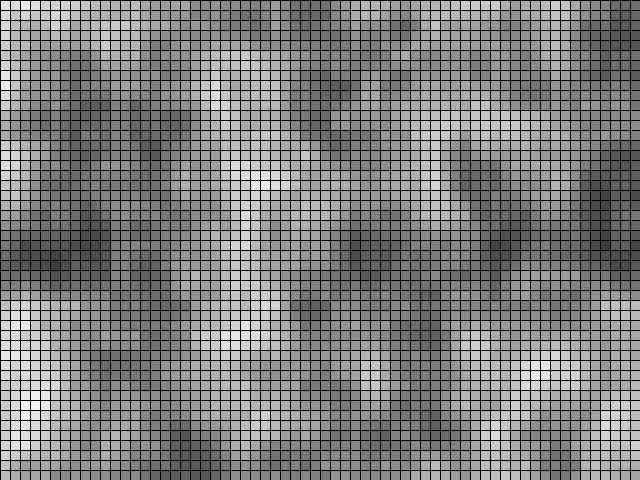
Frame 1 (no input)
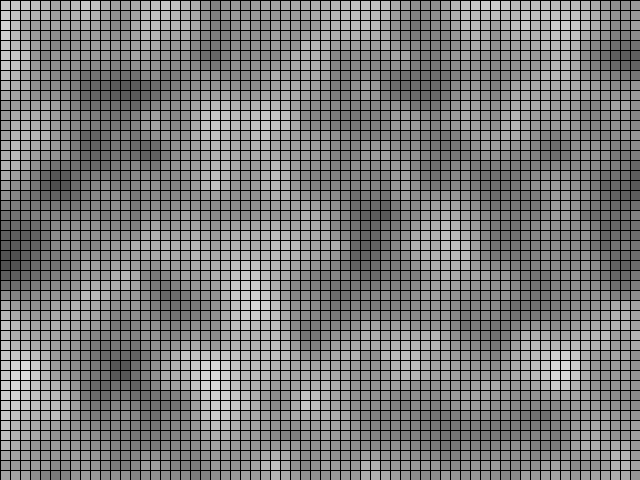
Frame 60 (the mouse pressed at the canvas centre just before this capture)
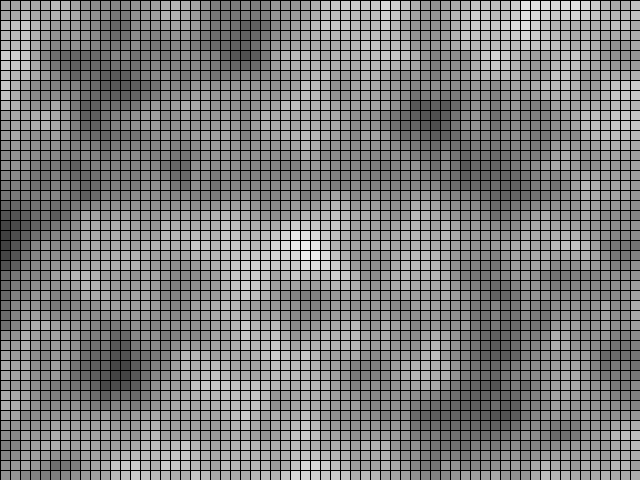
Frame 120 (the mouse held since frame 60 and released just before this capture)

The Processing sketch that drew these frames (run headless with seeded random() and noise(); from frame 60 on, the mouse is pressed at the canvas centre):

// Processing sketch: perlin_noise
// ── perlin_noise.pde
int[][] grid; 
int cellsize = 10; 

void setup(){
  size(640,480); 
  grid = new int[width/cellsize][height/cellsize];
  noiseSeed(0); 
}

void draw(){
    background(0); 
    noiseDetail(4, 0.7); 
    float increment= 0.08;
   
    float xoff= 0.0; 
    
    for(int x = 0; x< width/cellsize; x++){
      xoff += increment; 
      float yoff = 0.0; 
    for(int y=0; y< height/cellsize; y++){
        yoff += increment; 
//        float brightness = noise(xoff, yoff)* 255; 
        
        
//      float brightness = noise(xoff + mouseX * 0.01, yoff + mouseY * 0.01) * 255;
      
      //to get some animation by moving through our noise map in a THIRD dimension, try uncommenting the following:
      float brightness = noise(xoff, yoff, frameCount * 0.005) * 255;
     grid[x][y]= floor(brightness); 
    }
  } 
  
  for(int i = 0; i <height/cellsize; i++){
    for(int j = 0; j<width/cellsize; j++){
      fill(grid[j][i]); 
      rect(j*cellsize, i*cellsize, cellsize, cellsize); 
    }
  }
}
